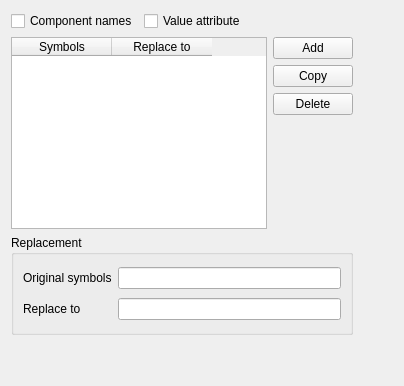
         <widget class="QWidget" name="tab_10">
          <attribute name="title">
           <string>Symbols replacement</string>
          </attribute>
          <layout class="QGridLayout" name="gridLayout_19">
           <item row="6" column="3">
            <spacer name="horizontalSpacer_5">
             <property name="orientation">
              <enum>Qt::Horizontal</enum>
             </property>
             <property name="sizeHint" stdset="0">
              <size>
               <width>40</width>
               <height>20</height>
              </size>
             </property>
            </spacer>
           </item>
           <item row="1" column="2">
            <widget class="QPushButton" name="pushButton_10">
             <property name="text">
              <string>Add</string>
             </property>
            </widget>
           </item>
           <item row="2" column="2">
            <widget class="QPushButton" name="pushButton_11">
             <property name="text">
              <string>Copy</string>
             </property>
            </widget>
           </item>
           <item row="6" column="1">
            <spacer name="verticalSpacer_7">
             <property name="orientation">
              <enum>Qt::Vertical</enum>
             </property>
             <property name="sizeHint" stdset="0">
              <size>
               <width>20</width>
               <height>40</height>
              </size>
             </property>
            </spacer>
           </item>
           <item row="3" column="2">
            <widget class="QPushButton" name="pushButton_12">
             <property name="text">
              <string>Delete</string>
             </property>
            </widget>
           </item>
           <item row="0" column="1">
            <widget class="QCheckBox" name="checkBox_18">
             <property name="text">
              <string>Value attribute</string>
             </property>
            </widget>
           </item>
           <item row="0" column="0">
            <widget class="QCheckBox" name="checkBox_17">
             <property name="text">
              <string>Component names</string>
             </property>
            </widget>
           </item>
           <item row="1" column="0" rowspan="4" colspan="2">
            <widget class="QTableWidget" name="tableWidget_3">
             <column>
              <property name="text">
               <string>Symbols</string>
              </property>
             </column>
             <column>
              <property name="text">
               <string>Replace to</string>
              </property>
             </column>
            </widget>
           </item>
           <item row="5" column="0" colspan="3">
            <widget class="QGroupBox" name="groupBox_3">
             <property name="minimumSize">
              <size>
               <width>0</width>
               <height>100</height>
              </size>
             </property>
             <property name="title">
              <string>Replacement</string>
             </property>
             <layout class="QGridLayout" name="gridLayout_20">
              <item row="0" column="0">
               <widget class="QLabel" name="label">
                <property name="text">
                 <string>Original symbols</string>
                </property>
               </widget>
              </item>
              <item row="0" column="1">
               <widget class="QLineEdit" name="lineEdit_30"/>
              </item>
              <item row="1" column="0">
               <widget class="QLabel" name="label_31">
                <property name="text">
                 <string>Replace to</string>
                </property>
               </widget>
              </item>
              <item row="1" column="1">
               <widget class="QLineEdit" name="lineEdit_31"/>
              </item>
             </layout>
            </widget>
           </item>
          </layout>
         </widget>
